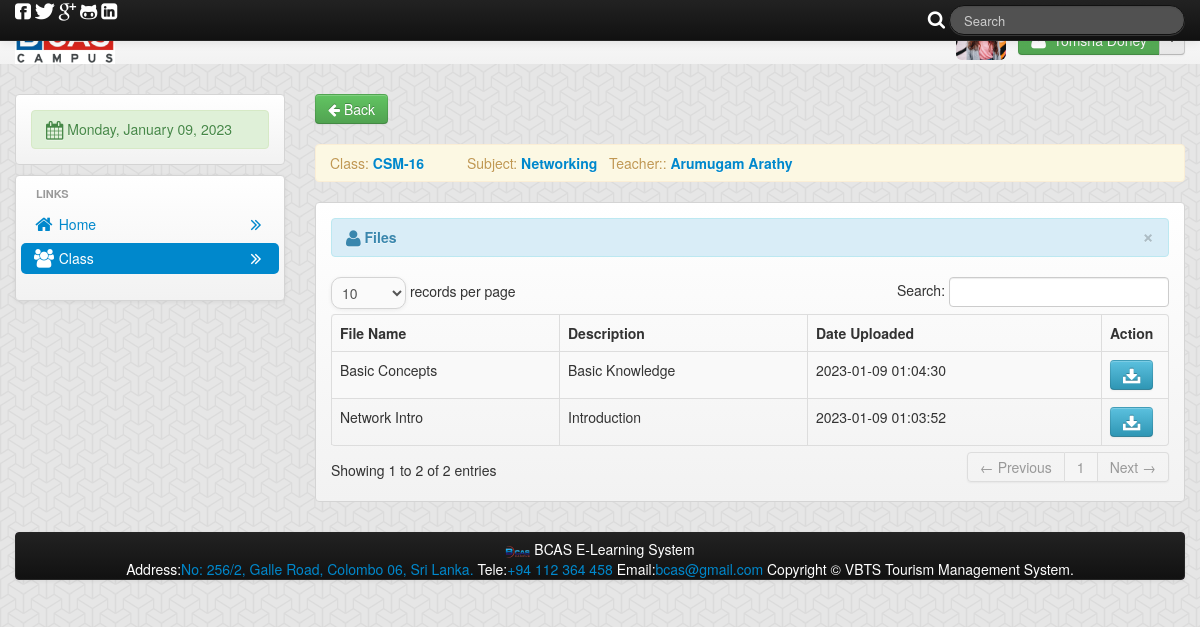
The page /class_student.php?id=13 (signed in) on the database its author committed.
### tables this page shows
CREATE TABLE `class` (
  `class_id` int(11) NOT NULL,
  `course_id` varchar(100) NOT NULL,
  `subject_id` varchar(100) NOT NULL,
  `teacher_id` varchar(100) NOT NULL,
  `student_id` int(11) NOT NULL
);

CREATE TABLE `teacher` (
  `teacher_id` int(11) NOT NULL,
  `username` varchar(100) NOT NULL,
  `password` varchar(200) NOT NULL,
  `firstname` varchar(100) NOT NULL,
  `lastname` varchar(100) NOT NULL,
  `middlename` varchar(100) NOT NULL,
  `department` varchar(100) NOT NULL,
  `student_id` int(11) NOT NULL,
  `location` varchar(200) NOT NULL
);

CREATE TABLE `files` (
  `file_id` int(11) NOT NULL,
  `floc` varchar(500) NOT NULL,
  `fdatein` varchar(200) NOT NULL,
  `fdesc` varchar(100) NOT NULL,
  `teacher_id` int(11) NOT NULL,
  `class_id` int(11) NOT NULL,
  `fname` varchar(100) NOT NULL
);

### class_student.php (the view, shortened to what this page needs)
<?php
$get_id = $_GET['id'];
include('header.php');
?>
<?php
$query_class = mysqli_query($conn,"select * from class where class_id='$get_id'") or die(mysqli_error());
$row_class = mysqli_fetch_array($query_class);
$teacher_id = $row_class['teacher_id'];
$teacher_query=mysqli_query($conn,"select *from teacher where teacher_id='$teacher_id'")or die(mysqli_error());
$teacher_row=  mysqli_fetch_array($teacher_query);
?>
<body>
    <?php include('navhead_student.php'); ?>
    <div class="container">
        <div class="row-fluid">
            <div class="span3">
                <div class="hero-unit-3">
                    <div class="alert-index alert-success">
                        <i class="icon-calendar icon-large"></i>
                        <?php
                        $Today = date('y:m:d');
                        $new = date('l, F d, Y', strtotime($Today));
                        echo $new;
                        ?>
                    </div>
                </div>
                <div class="hero-unit-1">
                    <ul class="nav  nav-pills nav-stacked">
                        <li class="nav-header">Links</li>
                        <li>
                            <a href="student_home.php"><i class="icon-home icon-large"></i>&nbsp;Home
                                <div class="pull-right">
                                    <i class="icon-double-angle-right icon-large"></i>
                                </div>
                            </a>
                        </li>
                        <li class="active">
                            <a href="student_class.php"><i class="icon-group icon-large"></i>&nbsp;Class
                                <div class="pull-right">
                                    <i class="icon-double-angle-right icon-large"></i>
                                </div>
                            </a></li>
                    </ul>
                </div>
            </div>
            <div class="span9">
                <a href="student_class.php" class="btn btn-success"><i class="icon-arrow-left"></i>&nbsp;Back</a>
                <br><br>
                <div class="alert">Class:<a href="" >&nbsp;<strong><?php echo $row_class['course_id']; ?></strong></a>
                    &nbsp; &nbsp; &nbsp; &nbsp; &nbsp;
                    Subject:<a href="">&nbsp;<strong><?php echo $row_class['subject_id']; ?></strong></a>
                    &nbsp;
                    Teacher::<a href="">&nbsp;<strong><?php echo $teacher_row['firstname']." ".$teacher_row['lastname']; ?></strong></a>
                </div>
                <div class="hero-unit-3">
                    <table cellpadding="0" cellspacing="0" border="0" class="table table-striped table-bordered" id="example">
                        <div class="alert alert-info">
                            <button type="button" class="close" data-dismiss="alert">&times;</button>
                            <strong><i class="icon-user icon-large"></i>&nbsp;Files</strong>
                        </div>
                        <thead>
                            <tr>
                                <th>File Name</th>
                                <th>Description</th>
                                <th>Date Uploaded</th>
                                <th>Action</th>
                            </tr>
                        </thead>
                        <tbody>
                            <?php
                            $query = mysqli_query($conn,"select * from files where class_id = '$get_id'") or die(mysqli_error());
                            while ($row = mysqli_fetch_array($query)) {
                                $file_id = $row['file_id'];
                                ?>
                                <tr class="odd gradeX">
                            <td><?php echo $row['fname'] ?></td>
                            <td><?php echo $row['fdesc']; ?></td>
                            <td><?php echo $row['fdatein']; ?></td>
                            <td width="50">
                                <a href="<?php echo $row['floc']; ?>" rel="tooltip"  title="Download File" id="d<?php echo $file_id; ?>"  role="button"  data-toggle="modal" class="btn btn-info"><i class="icon-download-alt icon-large"></i></a>
                            </td>
                            </tr>
                        <?php } ?>
                        </tbody>
                    </table>
                </div>
            </div>
        </div>
        <?php include('footer.php'); ?>
    </div>
</div>
</body>
</html>

### rows shown on the page
class: course "CSM-16", subject "Networking"
teacher: firstname "Arumugam", lastname "Arathy"
files: fname "Network Intro", fdesc "Introduction", fdatein "2023-01-09 01:03:52"
files: fname "Basic Concepts", fdesc "Basic Knowledge", fdatein "2023-01-09 01:04:30"
